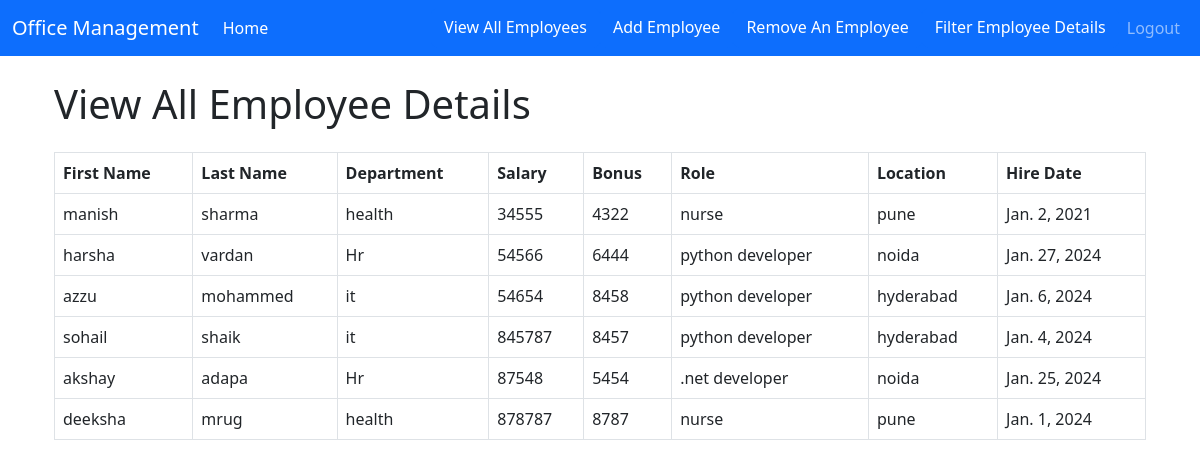
The page /all_emp/ (signed in) on the database its author committed.
### emp_app/models.py (models this page shows, shortened)
class Employee(models.Model):
    First_name=models.CharField(max_length=100,null=False)
    Last_name=models.CharField(max_length=100)
    dep=models.ForeignKey(Department,on_delete=models.CASCADE)
    salary=models.IntegerField(default=0)
    bonus=models.IntegerField(default=0)
    role=models.ForeignKey(Role,on_delete=models.CASCADE)
    phone=models.IntegerField(default=0)
    hire_date=models.DateField()

class Department(models.Model):
    name=models.CharField(max_length=100,null=False)
    location=models.CharField(max_length=100)

class Role(models.Model):
    name=models.CharField(max_length=100,null=False)

### emp_app/views.py (the view)
# urls.py: path('all_emp/',views.all_emp,name='all_emp'),
@login_required(login_url='user_login')
def all_emp(request):
    emps = Employee.objects.all()
    return render(request, 'view_all_emp.html', {'emps': emps})

### emp_app/templates/view_all_emp.html (shortened to what this page needs)
{% extends 'base.html' %}
{% block content %}
    <div class="container">
        <h1 class="mb-4">View All Employee Details</h1>
        <table class="table table-bordered">
            <thead>
                <tr>
                    <th scope="col">First Name</th>
                    <th scope="col">Last Name</th>
                    <th scope="col">Department</th>
                    <th scope="col">Salary</th>
                    <th scope="col">Bonus</th>
                    <th scope="col">Role</th>
                    <th scope="col">Location</th>
                    <th scope="col">Hire Date</th>
                </tr>
            </thead>
            <tbody>
                {% for emp in emps %}
                    <tr>
                        <td>{{ emp.First_name }}</td>
                        <td>{{ emp.Last_name }}</td>
                        <td>{{ emp.dep.name }}</td>
                        <td>{{ emp.salary }}</td>
                        <td>{{ emp.bonus }}</td>
                        <td>{{ emp.role.name }}</td>
                        <td>{{ emp.dep.location }}</td>
                        <td>{{ emp.hire_date }}</td>
                    </tr>
                {% endfor %}
            </tbody>
        </table>
    </div>
{% endblock %}

### emp_app/templates/base.html (shortened to what this page needs)
{% load static %}
<!doctype html>
<html lang="en">
<head>
    <link href="https://cdn.jsdelivr.net/npm/bootstrap@5.3.0-alpha3/dist/css/bootstrap.min.css" rel="stylesheet">
</head>
<body>
<nav class="navbar navbar-expand-lg navbar-dark bg-primary">
    <div class="container-fluid">
        <a class="navbar-brand" href="{% url 'index' %}">Office Management</a>
        <div class="collapse navbar-collapse" id="navbarContent">
            <ul class="navbar-nav me-auto mb-2 mb-lg-0">
                <li class="nav-item">
                    <a class="nav-link active" href="{% url 'all_emp' %}">Home</a>
                </li>
            </ul>
            <ul class="navbar-nav ml-auto">
                {% if user.is_authenticated %}
                    <a class="btn btn-primary" href="{% url 'all_emp' %}" role="button">View All Employees</a>
                    <a class="btn btn-primary" href="{% url 'add_emp' %}" role="button">Add Employee</a>
                    <a class="btn btn-primary" href="{% url 'remove_emp' %}" role="button">Remove An Employee</a>
                    <a class="btn btn-primary" href="{% url 'filter_emp' %}" role="button">Filter Employee Details</a>
                    <li class="nav-item">
                        <a class="nav-link" href="{% url 'logout_page' %}">Logout</a>
                    </li>
                {% endif %}
            </ul>
        </div>
    </div>
</nav>
<div class="container mt-4">
    {% block content %}{% endblock %}
</div>
</body>
</html>

### rows shown on the page
Employee: First_name "manish", Last_name "sharma", dep.name "health", salary "34555", bonus "4322", role.name "nurse", dep.location "pune", hire_date "Jan. 2, 2021"
Employee: First_name "harsha", Last_name "vardan", dep.name "Hr", salary "54566", bonus "6444", role.name "python developer", dep.location "noida", hire_date "Jan. 27, 2024"
Employee: First_name "azzu", Last_name "mohammed", dep.name "it", salary "54654", bonus "8458", role.name "python developer", dep.location "hyderabad", hire_date "Jan. 6, 2024"
Employee: First_name "sohail", Last_name "shaik", dep.name "it", salary "845787", bonus "8457", role.name "python developer", dep.location "hyderabad", hire_date "Jan. 4, 2024"
Employee: First_name "akshay", Last_name "adapa", dep.name "Hr", salary "87548", bonus "5454", role.name ".net developer", dep.location "noida", hire_date "Jan. 25, 2024"
Employee: First_name "deeksha", Last_name "mrug", dep.name "health", salary "878787", bonus "8787", role.name "nurse", dep.location "pune", hire_date "Jan. 1, 2024"
